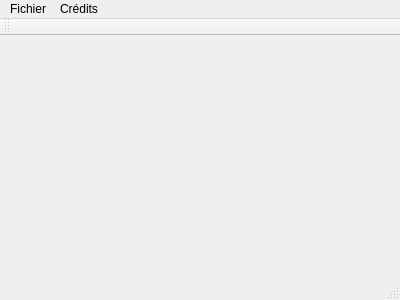
<?xml version="1.0" encoding="UTF-8"?>
<ui version="4.0">
 <class>MainWindow</class>
 <widget class="QMainWindow" name="MainWindow">
  <property name="geometry">
   <rect>
    <x>0</x>
    <y>0</y>
    <width>400</width>
    <height>300</height>
   </rect>
  </property>
  <property name="windowTitle">
   <string>MainWindow</string>
  </property>
  <widget class="QWidget" name="centralWidget"/>
  <widget class="QMenuBar" name="menuBar">
   <property name="geometry">
    <rect>
     <x>0</x>
     <y>0</y>
     <width>400</width>
     <height>20</height>
    </rect>
   </property>
   <widget class="QMenu" name="menuFichier">
    <property name="title">
     <string>Fichier</string>
    </property>
    <addaction name="actionNouveau_Jeu"/>
    <addaction name="actionQuitter"/>
   </widget>
   <widget class="QMenu" name="menuCr_dits">
    <property name="title">
     <string>Crédits</string>
    </property>
   </widget>
   <addaction name="menuFichier"/>
   <addaction name="menuCr_dits"/>
  </widget>
  <widget class="QToolBar" name="mainToolBar">
   <attribute name="toolBarArea">
    <enum>TopToolBarArea</enum>
   </attribute>
   <attribute name="toolBarBreak">
    <bool>false</bool>
   </attribute>
  </widget>
  <widget class="QStatusBar" name="statusBar"/>
  <action name="actionNouveau_Jeu">
   <property name="text">
    <string>Nouveau Jeu</string>
   </property>
  </action>
  <action name="actionQuitter">
   <property name="text">
    <string>Quitter</string>
   </property>
  </action>
 </widget>
 <layoutdefault spacing="6" margin="11"/>
 <resources/>
 <connections/>
</ui>
